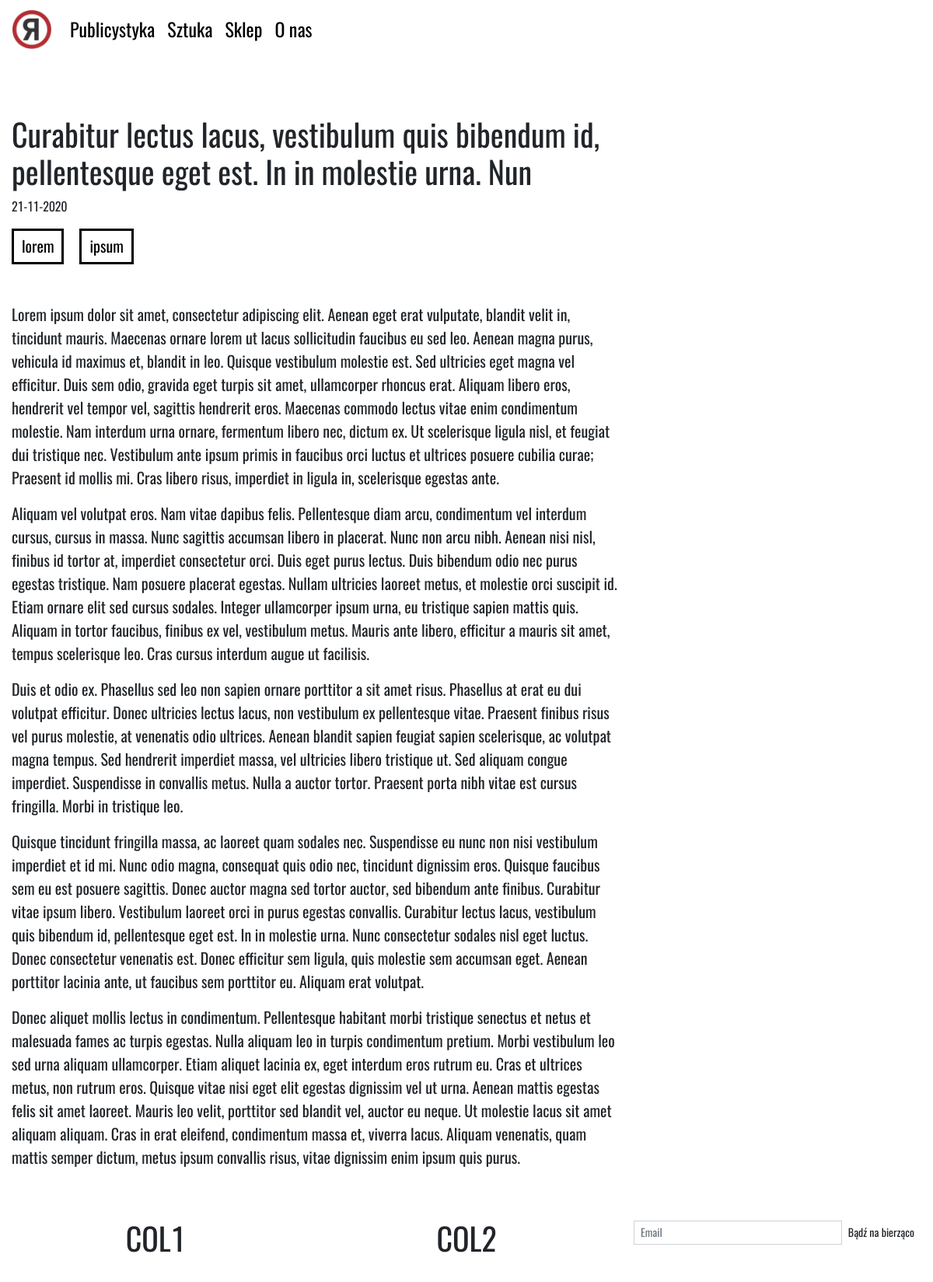
The page /blog/curabitur-lectus-lacus-vestibulum-quis-bibendum-id-pellentesque-eget-est-molestie-urna-nun/ on the database its author committed.
### website/models.py (models this page shows, shortened)
class Post(models.Model):
    STATUS_CHOICE = (
        ('draft','Wstrzymaj'),
        ('published', 'Opublikuj')
    )
    title = models.TextField(null=False, verbose_name="Tytuł")
    subtitle = models.TextField(null=True, blank=True, verbose_name="Podtytuł(Opcjonalnie)")
    text = models.TextField(verbose_name="Treść Posta")
    image = models.ImageField(upload_to ='uploads/articles/thumbnails', null=False, verbose_name="Zdjęcie")
    post_thumbnail = ImageRatioField('image', '900x450', size_warning=True, verbose_name="Miniaturka 800x300")
    tags = TaggableManager(verbose_name="tagi")
    status = models.CharField(max_length=100, choices=STATUS_CHOICE, verbose_name="Status publikacji", default="draft")
    slug = models.SlugField(max_length=250, unique=True, null=False)
    hits = models.IntegerField(default=0, editable=False, verbose_name="Wyświetlenia")
    created_at = models.DateTimeField(auto_now_add=True, verbose_name="Data utworzenia")
    updated_at = models.DateTimeField(auto_now=True, verbose_name="Data aktualizacji")
    class Meta:
        ordering = ['-created_at', 'updated_at']
        verbose_name = "Post"
        verbose_name_plural = "Posty"

### website/views.py (the view)
# urls.py: path('blog/<slug:slug>/', views.post_detail, name="post_detail"),
def post_detail(request, slug):
    post = get_object_or_404(Post, slug=slug)
    post.hits += 1
    post.save()
    context = {
        'post': post
    }
    return render(request, 'website/post_detail.html', context)

### website/templates/website/post_detail.html (shortened to what this page needs)
{% extends 'base.html' %}
{% load static %}
{% load thumbnail %}
{% block css_files %}
    <link rel="stylesheet" href="{% static 'css/post_detail_styles.css' %}?version=3">
{% endblock %}
{% block content %}
    <div class="container-fluid">
        <div class="row">
            <div class="col-md-8">
                <div class="row">
                    <h1>{{post.title}}</h1>
                </div>
                <div class="row">
                    <p>{{post.created_at|date:'d-m-Y'}}</p>
                </div>
                <div class="row">
                    {% for tag in post.tags.all %}
                    <a class="tag" href="{% url 'website:view_by_tag' tag.slug %}">
                        {{ tag.name }}
                    </a>
                    {% endfor %}
                </div>
                <div class="row" id="post-image">
                </div>
                <div class="row" id="post-content">
                    {{post.text|safe}}
                </div>
            </div>
            <div class="col-md-4">
            </div>
        </div>
    </div>
{% endblock %}

### static/css/main_styles.css (style rules this page uses)
* { font-family: Oswald; }
a { color: black !important; text-decoration: none; }
html { position: relative; min-height: 100%; width: 100%; }
body { margin-bottom: 100px; }

### static/css/post_detail_styles.css (style rules this page uses)
.tag { padding: 5px 10px 5px 10px; margin-right: 20px; font-size: 20px; border-style: solid; text-align: center; }
#post-image { padding-top: 20px; }
#post-content { padding-top: 30px; }
#post-content p { font-size: 20px; }

### rows shown on the page
Post: title "Curabitur lectus lacus, vestibulum quis bibendum id, pellentesque eget est. In in molestie urna. Nun", created_at "21-11-2020", text "Lorem ipsum dolor sit amet, consectetur adipiscing elit. Aenean eget erat vulputate, blandit velit in, tincidunt mauris. Maecenas ornare lorem ut lacus sollicitudin faucibus eu sed leo. Aenean magna purus, vehicula id maximus et, blandit in leo. Quisque vestibulum molestie est. Sed ultricies eget magna vel efficitur. Duis sem odio, gravida eget turpis sit amet, ullamcorper rhoncus erat. Aliquam libero eros, hendrerit vel tempor vel, sagittis hendrerit eros. Maecenas commodo lectus vitae enim condimentum molestie. Nam interdum urna ornare, fermentum libero nec, dictum ex. Ut scelerisque ligula nisl, et feugiat dui tristique nec. Vestibulum ante ipsum primis in faucibus orci luctus et…"
Tag: name "lorem"
Tag: name "ipsum"
